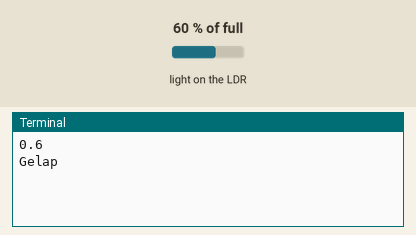
Bench run of a program on a simulated Raspberry Pi (BCM pin numbers). On the bench: the last lines printed to the terminal. The test bench sets the inputs (shaded band); at power-on: light on the LDR 60 % of full.

Above: at 1.2 s.
1.3 s: light on the LDR set to 98 % of full
At 3.2 s:
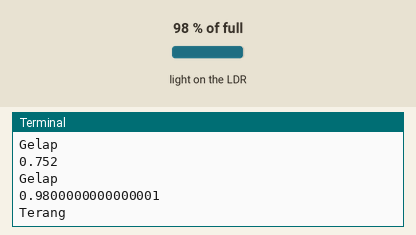
4.3 s: light on the LDR set to 2 % of full
At 5.0 s:
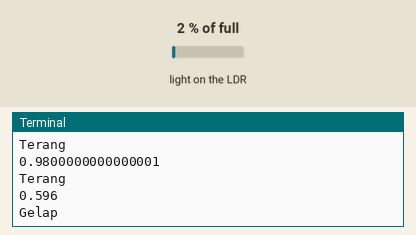
Timing chart, 0 to 7.3 s (numbered marks = the images above; inputs shaded):
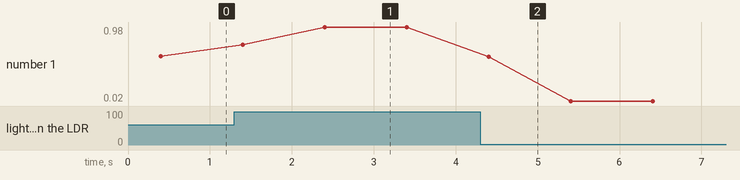

Measured:
- after the input at 1.3 s, the terminal: prints a new line after 0.10 s (image 1)
- after the input at 4.3 s, the terminal: prints a new line after 0.10 s (image 2)
- plotted number 1: 0.6 → 0.98 after the input at 1.3 s, 0.98 → 0.02 after the input at 4.3 s

The program:

ldr_gpiozero.py
```python
from gpiozero import LightSensor, Buzzer
from time import sleep

ldr = LightSensor(4)  # alter if using a different pin

while True:
    print(ldr.value)
    if ldr.value >= 0.8:
	print("Terang")
    elif ldr.value < 0.8:
	print("Gelap")

    sleep(1)
```
